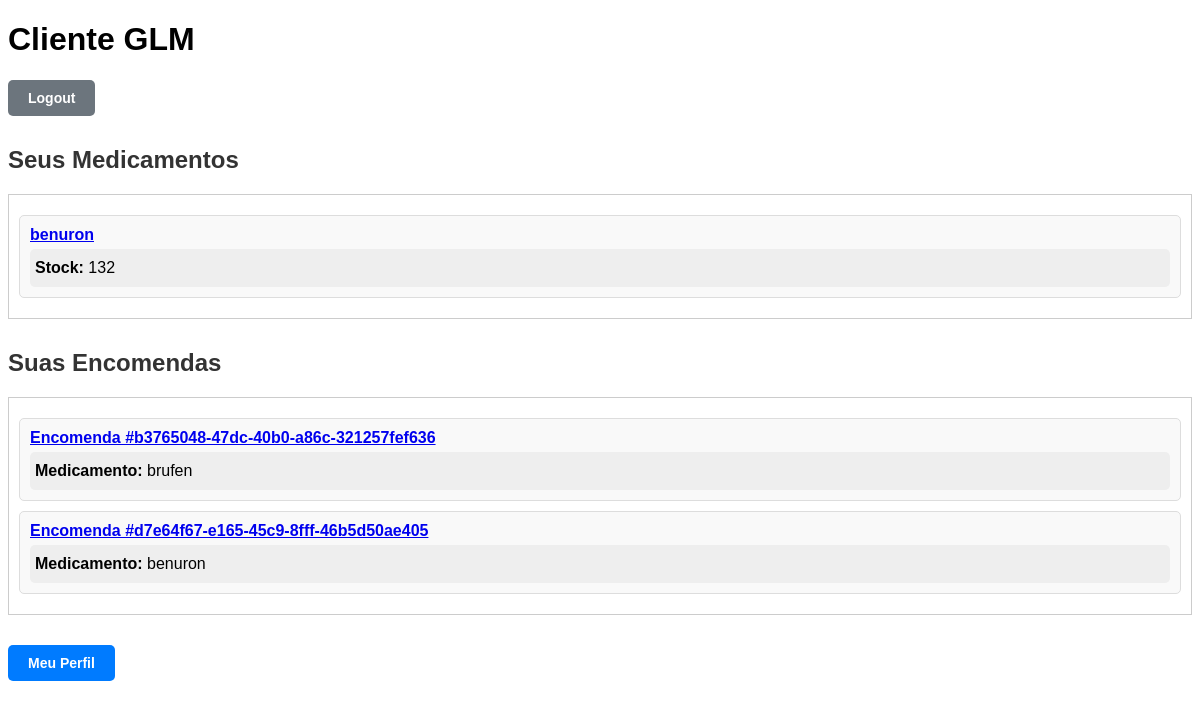
Page /glm/ (signed in) on the earlier database version.
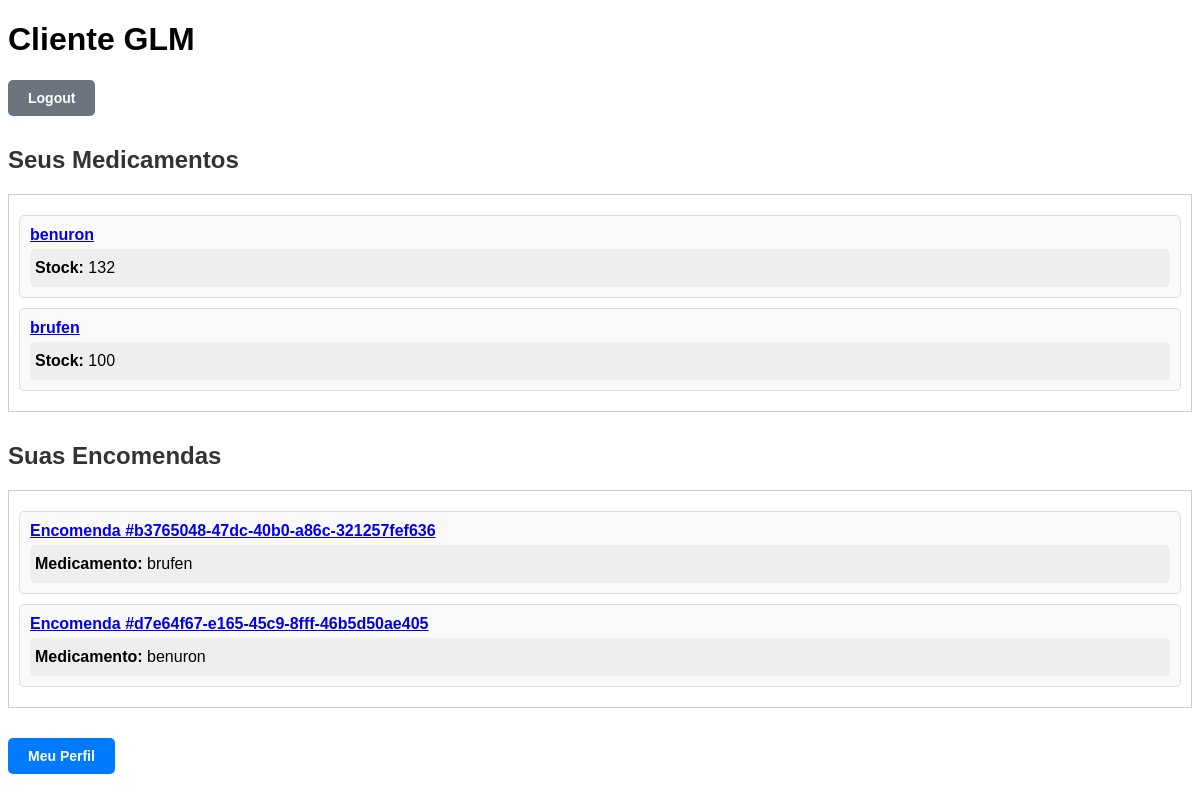
Same page on the later database version.
### glm/models.py (models this page shows, shortened)
class Medicamento(models.Model):
    id = models.UUIDField(primary_key=True, default=uuid.uuid4, editable=False)
    nome = models.CharField(max_length=100)
    descricao = models.TextField()
    fornecedores = models.ManyToManyField(Fornecedor, blank=True)
    stock = models.IntegerField()
    threshold = models.IntegerField()

class Encomenda(models.Model):
    id = models.UUIDField(primary_key=True, default=uuid.uuid4, editable=False)
    medicamento = models.ForeignKey(Medicamento, on_delete=models.CASCADE)
    fornecedor = models.ForeignKey(Fornecedor, on_delete=models.CASCADE)
    quantidade = models.PositiveIntegerField()
    data_encomenda = models.DateTimeField(auto_now_add=True)
    concluida = models.BooleanField(default=False)
    data_confirmacao = models.DateTimeField(null=True, blank=True)

### glm/views.py (the view, shortened to what this page needs)
# urls.py: path('', glm_client, name='glm_client'),
@login_required
def glm_client(request):
    is_staff = request.user.is_staff
    fornecedor = getattr(request.user, 'fornecedor', None)
    fornecedores = Fornecedor.objects.all() if is_staff else None
    if is_staff:
        medicamentos = Medicamento.objects.all()
        encomendas = Encomenda.objects.all()
    else:
        medicamentos = (
            Medicamento.objects.filter(fornecedores=fornecedor)
            if fornecedor else Medicamento.objects.none()
        )
        encomendas = (
            Encomenda.objects.filter(fornecedor=fornecedor)
            if fornecedor else Encomenda.objects.none()
        )
    users = User.objects.all() if is_staff else None
    context = {
        'fornecedores': fornecedores,
        'medicamentos': medicamentos,
        'encomendas': encomendas,
        'users': users,
    }
    return render(request, 'glm/glm_client.html', context)

### glm/templates/glm/glm_client.html (shortened to what the changed rows need)
<!DOCTYPE html>
<html lang="pt-PT">
<head>
</head>
<body>
    <h1>Cliente GLM</h1>
    {% if user.is_authenticated %}
        {% if user.is_staff %}
            <div class="section">
                <h2>Fornecedores</h2>
                <div class="list-container">
                    {% if fornecedores %}
                        {% for fornecedor in fornecedores %}
                            <div class="item">
                                <a href="{% url 'detalhes_fornecedor' fornecedor.id %}" class="item-name">{{ fornecedor.nome }}</a>
                                <div class="item-details">
                                    <div class="item-info"><strong>Email:</strong> {{ fornecedor.email }}</div>
                                </div>
                            </div>
                        {% endfor %}
                    {% else %}
                        <p>Nenhum fornecedor encontrado.</p>
                    {% endif %}
                </div>
                <a href="{% url 'adicionar_fornecedor' %}" class="btn btn-primary">Adicionar Fornecedor</a>
            </div>
            <div class="section">
                <h2>Medicamentos</h2>
                <div class="list-container">
                    {% if medicamentos %}
                        {% for medicamento in medicamentos %}
                            <div class="item">
                                <a href="{% url 'detalhes_medicamento' medicamento.id %}" class="item-name">{{ medicamento.nome }}</a>
                                <div class="item-details">
                                    <div class="item-info"><strong>Stock:</strong> {{ medicamento.stock }}</div>
                                </div>
                            </div>
                        {% endfor %}
                    {% else %}
                        <p>Nenhum medicamento encontrado.</p>
                    {% endif %}
                </div>
                <a href="{% url 'adicionar_medicamento' %}" class="btn btn-primary">Adicionar Medicamento</a>
            </div>
            <div class="section">
                <h2>Encomendas</h2>
                <div class="list-container">
                    {% if encomendas %}
                        {% for encomenda in encomendas %}
                            <div class="item">
                                <a href="{% url 'detalhes_encomenda' encomenda.id %}" class="item-name">Encomenda #{{ encomenda.id }}</a>
                                <div class="item-details">
                                    <div class="item-info"><strong>Medicamento:</strong> {{ encomenda.medicamento.nome }}</div>
                                </div>
                            </div>
                        {% endfor %}
                    {% else %}
                        <p>Nenhuma encomenda encontrada.</p>
                    {% endif %}
                </div>
                <a href="{% url 'adicionar_encomenda' %}" class="btn btn-primary">Adicionar Encomenda</a>
            </div>
            <div class="section">
                <h2>Usuários</h2>
                <div class="list-container">
                    {% if users %}
                        {% for user in users %}
                            <div class="item">
                                <a href="{% url 'detalhes_user' user.id %}" class="item-name">{{ user.username }}</a>
                            </div>
                        {% endfor %}
                    {% else %}
                        <p>Nenhum usuário encontrado.</p>
                    {% endif %}
                </div>
            </div>
        {% else %}
            <div class="section">
                <h2>Seus Medicamentos</h2>
                <div class="list-container">
                    {% if medicamentos %}
                        {% for medicamento in medicamentos %}
                            <div class="item">
                                <a href="{% url 'detalhes_medicamento' medicamento.id %}" class="item-name">{{ medicamento.nome }}</a>
                                <div class="item-details">
                                    <div class="item-info"><strong>Stock:</strong> {{ medicamento.stock }}</div>
                                </div>
                            </div>
                        {% endfor %}
                    {% else %}
                        <p>Nenhum medicamento encontrado.</p>
                    {% endif %}
                </div>
            </div>
            <div class="section">
                <h2>Suas Encomendas</h2>
                <div class="list-container">
                    {% if encomendas %}
                        {% for encomenda in encomendas %}
                            <div class="item">
                                <a href="{% url 'detalhes_encomenda' encomenda.id %}" class="item-name">Encomenda #{{ encomenda.id }}</a>
                                <div class="item-details">
                                    <div class="item-info"><strong>Medicamento:</strong> {{ encomenda.medicamento.nome }}</div>
                                </div>
                            </div>
                        {% endfor %}
                    {% else %}
                        <p>Nenhuma encomenda encontrada.</p>
                    {% endif %}
                </div>
            </div>
        {% endif %}
    {% else %}
        <div class="section">
            <h2>Você precisa estar logado para acessar esta página</h2>
            <a href="{% url 'login' %}" class="btn btn-primary">Login</a>
            <a href="{% url 'register' %}" class="btn btn-primary">Registrar-se</a>
        </div>
    {% endif %}
</body>
</html>

Differences in the rows shown:
now on this page (row edited): Medicamento: nome "brufen", stock "100"
